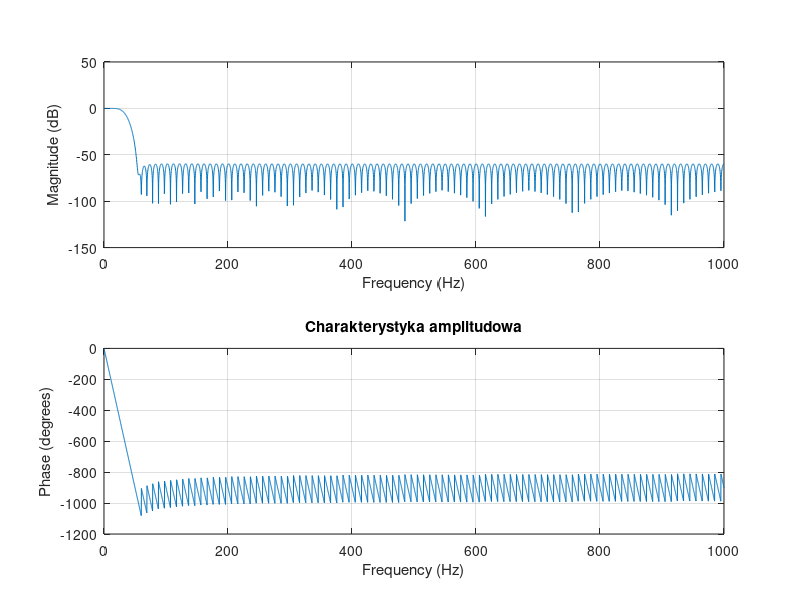
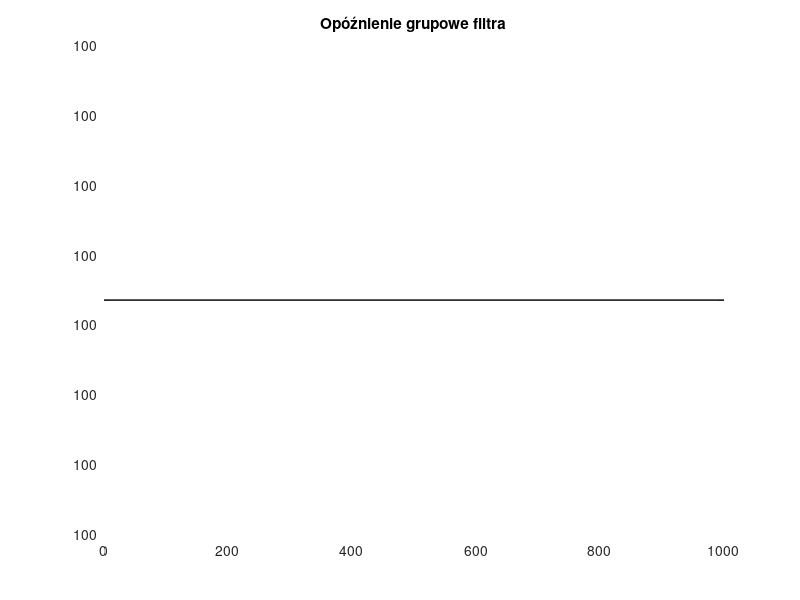
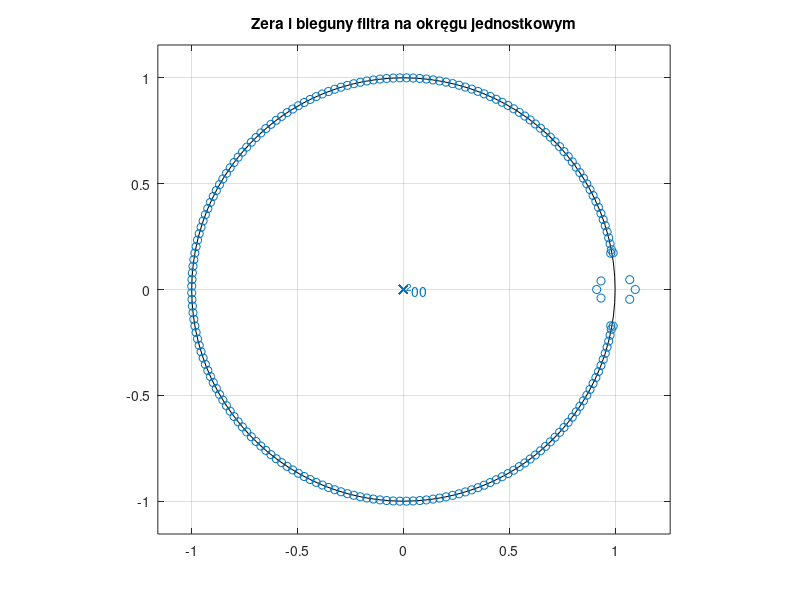

Reproduce these figures in MATLAB, in order.
clear all

Fs = 2000;
Wp = 0.025;
Ws = 0.050;

order = 200;

b = fir1(order, Wp + 0.01, 'low', chebwin(order + 1, 50));
% b = fir1(order, Wp, 'low');

figure;
freqz(b, 1, 4096, Fs);
title('Charakterystyka amplitudowa');

figure;
grpdelay(b, 1, 2048, Fs);
title('Opóźnienie grupowe filtra');

figure;
zplane(b, 1);
title('Zera i bieguny filtra na okręgu jednostkowym');
